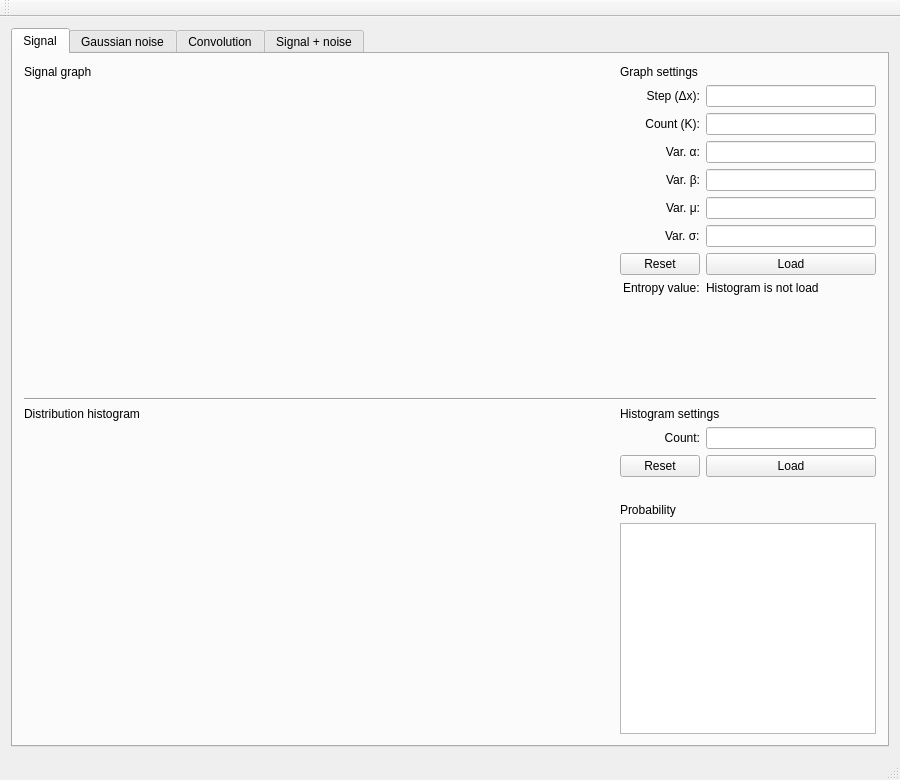
<?xml version="1.0" encoding="UTF-8"?>
<ui version="4.0">
 <class>MainWindow</class>
 <widget class="QMainWindow" name="MainWindow">
  <property name="geometry">
   <rect>
    <x>0</x>
    <y>0</y>
    <width>900</width>
    <height>780</height>
   </rect>
  </property>
  <property name="windowTitle">
   <string>MainWindow</string>
  </property>
  <widget class="QWidget" name="centralWidget">
   <layout class="QHBoxLayout" name="horizontalLayout">
    <item>
     <widget class="QTabWidget" name="tabWidget">
      <property name="contextMenuPolicy">
       <enum>Qt::DefaultContextMenu</enum>
      </property>
      <property name="tabPosition">
       <enum>QTabWidget::North</enum>
      </property>
      <property name="tabShape">
       <enum>QTabWidget::Rounded</enum>
      </property>
      <property name="currentIndex">
       <number>0</number>
      </property>
      <property name="movable">
       <bool>false</bool>
      </property>
      <property name="tabBarAutoHide">
       <bool>false</bool>
      </property>
      <widget class="QWidget" name="tb1Signal">
       <attribute name="title">
        <string>Signal</string>
       </attribute>
       <layout class="QGridLayout" name="gridLayout_2" columnstretch="1,0">
        <item row="1" column="0" colspan="2">
         <widget class="Line" name="line">
          <property name="orientation">
           <enum>Qt::Horizontal</enum>
          </property>
         </widget>
        </item>
        <item row="0" column="1">
         <layout class="QVBoxLayout" name="verticalLayout_2" stretch="0,1">
          <item>
           <widget class="QLabel" name="lbl_signalSettings">
            <property name="text">
             <string>Graph settings</string>
            </property>
           </widget>
          </item>
          <item>
           <layout class="QFormLayout" name="formLayout">
            <property name="labelAlignment">
             <set>Qt::AlignRight|Qt::AlignTrailing|Qt::AlignVCenter</set>
            </property>
            <item row="0" column="1">
             <widget class="QLineEdit" name="line_signalStep">
              <property name="placeholderText">
               <string/>
              </property>
             </widget>
            </item>
            <item row="1" column="0">
             <widget class="QLabel" name="lbl_signalCount">
              <property name="text">
               <string>Count (K):</string>
              </property>
              <property name="alignment">
               <set>Qt::AlignRight|Qt::AlignTrailing|Qt::AlignVCenter</set>
              </property>
             </widget>
            </item>
            <item row="1" column="1">
             <widget class="QLineEdit" name="line_signalCount"/>
            </item>
            <item row="2" column="0">
             <widget class="QLabel" name="lbl_signalAlfa">
              <property name="text">
               <string>Var. α:</string>
              </property>
              <property name="alignment">
               <set>Qt::AlignRight|Qt::AlignTrailing|Qt::AlignVCenter</set>
              </property>
             </widget>
            </item>
            <item row="2" column="1">
             <widget class="QLineEdit" name="line_signalAlfa"/>
            </item>
            <item row="3" column="0">
             <widget class="QLabel" name="lbl_signalBeta">
              <property name="text">
               <string>Var. β:</string>
              </property>
              <property name="alignment">
               <set>Qt::AlignRight|Qt::AlignTrailing|Qt::AlignVCenter</set>
              </property>
             </widget>
            </item>
            <item row="3" column="1">
             <widget class="QLineEdit" name="line_signalBeta"/>
            </item>
            <item row="4" column="0">
             <widget class="QLabel" name="lbl_signalMu">
              <property name="text">
               <string>Var. μ:</string>
              </property>
              <property name="alignment">
               <set>Qt::AlignRight|Qt::AlignTrailing|Qt::AlignVCenter</set>
              </property>
             </widget>
            </item>
            <item row="4" column="1">
             <widget class="QLineEdit" name="line_signalMu"/>
            </item>
            <item row="6" column="0">
             <widget class="QPushButton" name="pushBtn_signaReset">
              <property name="text">
               <string>Reset</string>
              </property>
             </widget>
            </item>
            <item row="6" column="1">
             <widget class="QPushButton" name="pushBtn_signalLoad">
              <property name="enabled">
               <bool>true</bool>
              </property>
              <property name="text">
               <string>Load</string>
              </property>
             </widget>
            </item>
            <item row="7" column="1">
             <widget class="QLabel" name="lbl_signalentropyValue">
              <property name="text">
               <string>Histogram is not load</string>
              </property>
             </widget>
            </item>
            <item row="0" column="0">
             <widget class="QLabel" name="lbl_signalStep">
              <property name="sizePolicy">
               <sizepolicy hsizetype="Preferred" vsizetype="Preferred">
                <horstretch>0</horstretch>
                <verstretch>0</verstretch>
               </sizepolicy>
              </property>
              <property name="text">
               <string>Step (Δx):</string>
              </property>
              <property name="alignment">
               <set>Qt::AlignRight|Qt::AlignTrailing|Qt::AlignVCenter</set>
              </property>
             </widget>
            </item>
            <item row="5" column="0">
             <widget class="QLabel" name="lbl_signalSigma">
              <property name="text">
               <string>Var. σ:</string>
              </property>
             </widget>
            </item>
            <item row="5" column="1">
             <widget class="QLineEdit" name="line_signalSigma"/>
            </item>
            <item row="7" column="0">
             <widget class="QLabel" name="lbl_signalEntropy">
              <property name="text">
               <string>Entropy value:</string>
              </property>
             </widget>
            </item>
           </layout>
          </item>
         </layout>
        </item>
        <item row="2" column="0">
         <layout class="QVBoxLayout" name="verticalLayout_4" stretch="0,1">
          <item>
           <widget class="QLabel" name="lbl_signalHist">
            <property name="text">
             <string>Distribution histogram </string>
            </property>
           </widget>
          </item>
          <item>
           <widget class="QCustomPlot" name="wdg_signalHist" native="true"/>
          </item>
         </layout>
        </item>
        <item row="2" column="1">
         <layout class="QVBoxLayout" name="verticalLayout_5">
          <item>
           <widget class="QLabel" name="lbl__signalHistSettings">
            <property name="text">
             <string>Histogram settings</string>
            </property>
           </widget>
          </item>
          <item>
           <layout class="QFormLayout" name="formLayout_2">
            <property name="labelAlignment">
             <set>Qt::AlignRight|Qt::AlignTrailing|Qt::AlignVCenter</set>
            </property>
            <item row="0" column="0">
             <widget class="QLabel" name="lbl_signalHistCount">
              <property name="text">
               <string>Count:</string>
              </property>
              <property name="alignment">
               <set>Qt::AlignRight|Qt::AlignTrailing|Qt::AlignVCenter</set>
              </property>
             </widget>
            </item>
            <item row="0" column="1">
             <widget class="QLineEdit" name="line_signalHistCount"/>
            </item>
            <item row="1" column="0">
             <widget class="QPushButton" name="pushBtn_signalHistReset">
              <property name="text">
               <string>Reset</string>
              </property>
             </widget>
            </item>
            <item row="1" column="1">
             <widget class="QPushButton" name="pushBtn_signalHistLoad">
              <property name="text">
               <string>Load</string>
              </property>
             </widget>
            </item>
            <item row="2" column="1">
             <widget class="QLabel" name="lbl_signalHistError">
              <property name="palette">
               <palette>
                <active>
                 <colorrole role="WindowText">
                  <brush brushstyle="SolidPattern">
                   <color alpha="255">
                    <red>170</red>
                    <green>0</green>
                    <blue>0</blue>
                   </color>
                  </brush>
                 </colorrole>
                 <colorrole role="Text">
                  <brush brushstyle="SolidPattern">
                   <color alpha="255">
                    <red>170</red>
                    <green>0</green>
                    <blue>0</blue>
                   </color>
                  </brush>
                 </colorrole>
                </active>
                <inactive>
                 <colorrole role="WindowText">
                  <brush brushstyle="SolidPattern">
                   <color alpha="255">
                    <red>170</red>
                    <green>0</green>
                    <blue>0</blue>
                   </color>
                  </brush>
                 </colorrole>
                 <colorrole role="Text">
                  <brush brushstyle="SolidPattern">
                   <color alpha="255">
                    <red>170</red>
                    <green>0</green>
                    <blue>0</blue>
                   </color>
                  </brush>
                 </colorrole>
                </inactive>
                <disabled>
                 <colorrole role="WindowText">
                  <brush brushstyle="SolidPattern">
                   <color alpha="96">
                    <red>164</red>
                    <green>166</green>
                    <blue>168</blue>
                   </color>
                  </brush>
                 </colorrole>
                 <colorrole role="Text">
                  <brush brushstyle="SolidPattern">
                   <color alpha="96">
                    <red>164</red>
                    <green>166</green>
                    <blue>168</blue>
                   </color>
                  </brush>
                 </colorrole>
                </disabled>
               </palette>
              </property>
              <property name="autoFillBackground">
               <bool>false</bool>
              </property>
              <property name="text">
               <string/>
              </property>
             </widget>
            </item>
           </layout>
          </item>
          <item>
           <widget class="QLabel" name="lbl_signalHistProbability">
            <property name="text">
             <string>Probability</string>
            </property>
           </widget>
          </item>
          <item>
           <widget class="QTableWidget" name="tblWdg_signalHist"/>
          </item>
         </layout>
        </item>
        <item row="0" column="0">
         <layout class="QVBoxLayout" name="verticalLayout_3" stretch="0,1">
          <item>
           <widget class="QLabel" name="lbl_signalGraph">
            <property name="text">
             <string>Signal graph</string>
            </property>
           </widget>
          </item>
          <item>
           <widget class="QCustomPlot" name="wdg_signalGraph" native="true"/>
          </item>
         </layout>
        </item>
       </layout>
      </widget>
      <widget class="QWidget" name="tb2Noise">
       <attribute name="title">
        <string>Gaussian noise</string>
       </attribute>
       <layout class="QGridLayout" name="gridLayout_3" columnstretch="1,1,0">
        <item row="0" column="0">
         <widget class="QLabel" name="label_4">
          <property name="text">
           <string>Gaussian noise graph</string>
          </property>
         </widget>
        </item>
        <item row="0" column="1">
         <widget class="QLabel" name="label_5">
          <property name="text">
           <string>Distribution histogram </string>
          </property>
         </widget>
        </item>
        <item row="0" column="2">
         <widget class="QLabel" name="label_6">
          <property name="text">
           <string>Entropy value</string>
          </property>
         </widget>
        </item>
        <item row="1" column="0" rowspan="2">
         <widget class="QCustomPlot" name="widget_3" native="true"/>
        </item>
        <item row="1" column="1" rowspan="2">
         <widget class="QCustomPlot" name="widget_4" native="true"/>
        </item>
        <item row="1" column="2">
         <widget class="QLineEdit" name="lineEdit_2"/>
        </item>
        <item row="2" column="2">
         <spacer name="verticalSpacer_2">
          <property name="orientation">
           <enum>Qt::Vertical</enum>
          </property>
          <property name="sizeHint" stdset="0">
           <size>
            <width>20</width>
            <height>40</height>
           </size>
          </property>
         </spacer>
        </item>
       </layout>
      </widget>
      <widget class="QWidget" name="tb3Convolution">
       <attribute name="title">
        <string>Convolution</string>
       </attribute>
       <layout class="QVBoxLayout" name="verticalLayout" stretch="0,1">
        <item>
         <widget class="QLabel" name="label_10">
          <property name="text">
           <string>Convolution</string>
          </property>
         </widget>
        </item>
        <item>
         <widget class="QCustomPlot" name="widget_7" native="true"/>
        </item>
       </layout>
      </widget>
      <widget class="QWidget" name="tb4SignalNoise">
       <attribute name="title">
        <string>Signal + noise</string>
       </attribute>
       <layout class="QGridLayout" name="gridLayout_4" rowstretch="0,0,0" columnstretch="1,1,0">
        <item row="0" column="2">
         <widget class="QLabel" name="label_9">
          <property name="text">
           <string>Entropy value</string>
          </property>
         </widget>
        </item>
        <item row="1" column="0" rowspan="2">
         <widget class="QCustomPlot" name="widget_5" native="true"/>
        </item>
        <item row="0" column="1">
         <widget class="QLabel" name="label_8">
          <property name="text">
           <string>Distribution histogram </string>
          </property>
         </widget>
        </item>
        <item row="1" column="1" rowspan="2">
         <widget class="QCustomPlot" name="widget_6" native="true"/>
        </item>
        <item row="0" column="0">
         <widget class="QLabel" name="label_7">
          <property name="text">
           <string>Signal + noise graph</string>
          </property>
         </widget>
        </item>
        <item row="1" column="2">
         <widget class="QLineEdit" name="lineEdit_3"/>
        </item>
        <item row="2" column="2">
         <spacer name="verticalSpacer_3">
          <property name="orientation">
           <enum>Qt::Vertical</enum>
          </property>
          <property name="sizeHint" stdset="0">
           <size>
            <width>20</width>
            <height>349</height>
           </size>
          </property>
         </spacer>
        </item>
       </layout>
      </widget>
     </widget>
    </item>
   </layout>
  </widget>
  <widget class="QMenuBar" name="menuBar">
   <property name="geometry">
    <rect>
     <x>0</x>
     <y>0</y>
     <width>900</width>
     <height>20</height>
    </rect>
   </property>
  </widget>
  <widget class="QToolBar" name="mainToolBar">
   <attribute name="toolBarArea">
    <enum>TopToolBarArea</enum>
   </attribute>
   <attribute name="toolBarBreak">
    <bool>false</bool>
   </attribute>
  </widget>
  <widget class="QStatusBar" name="statusBar"/>
 </widget>
 <layoutdefault spacing="6" margin="11"/>
 <customwidgets>
  <customwidget>
   <class>QCustomPlot</class>
   <extends>QWidget</extends>
   <header>qcustomplot_lib/qcustomplot.h</header>
   <container>1</container>
  </customwidget>
 </customwidgets>
 <resources/>
 <connections/>
</ui>
